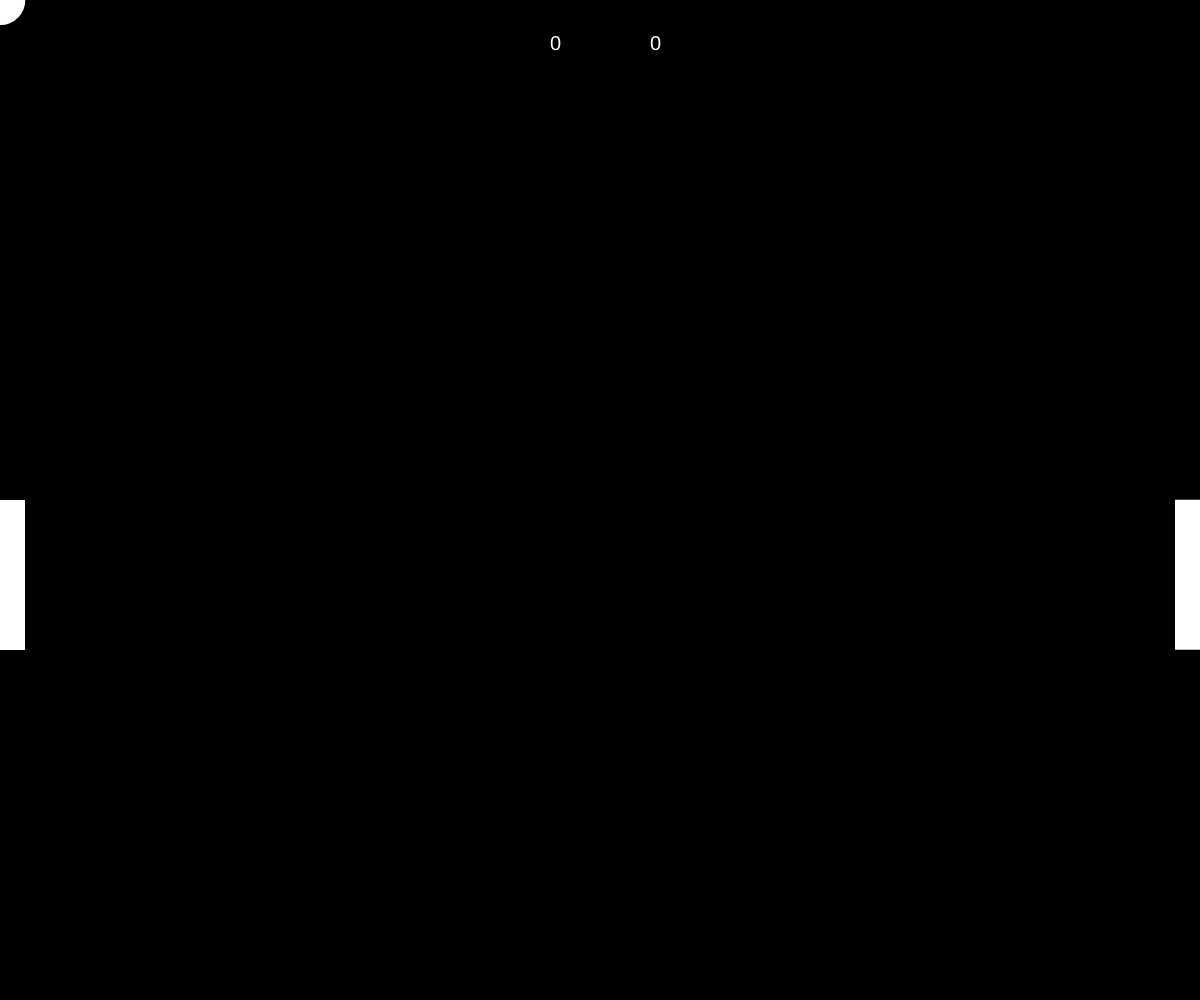
Frame 1 (no input)
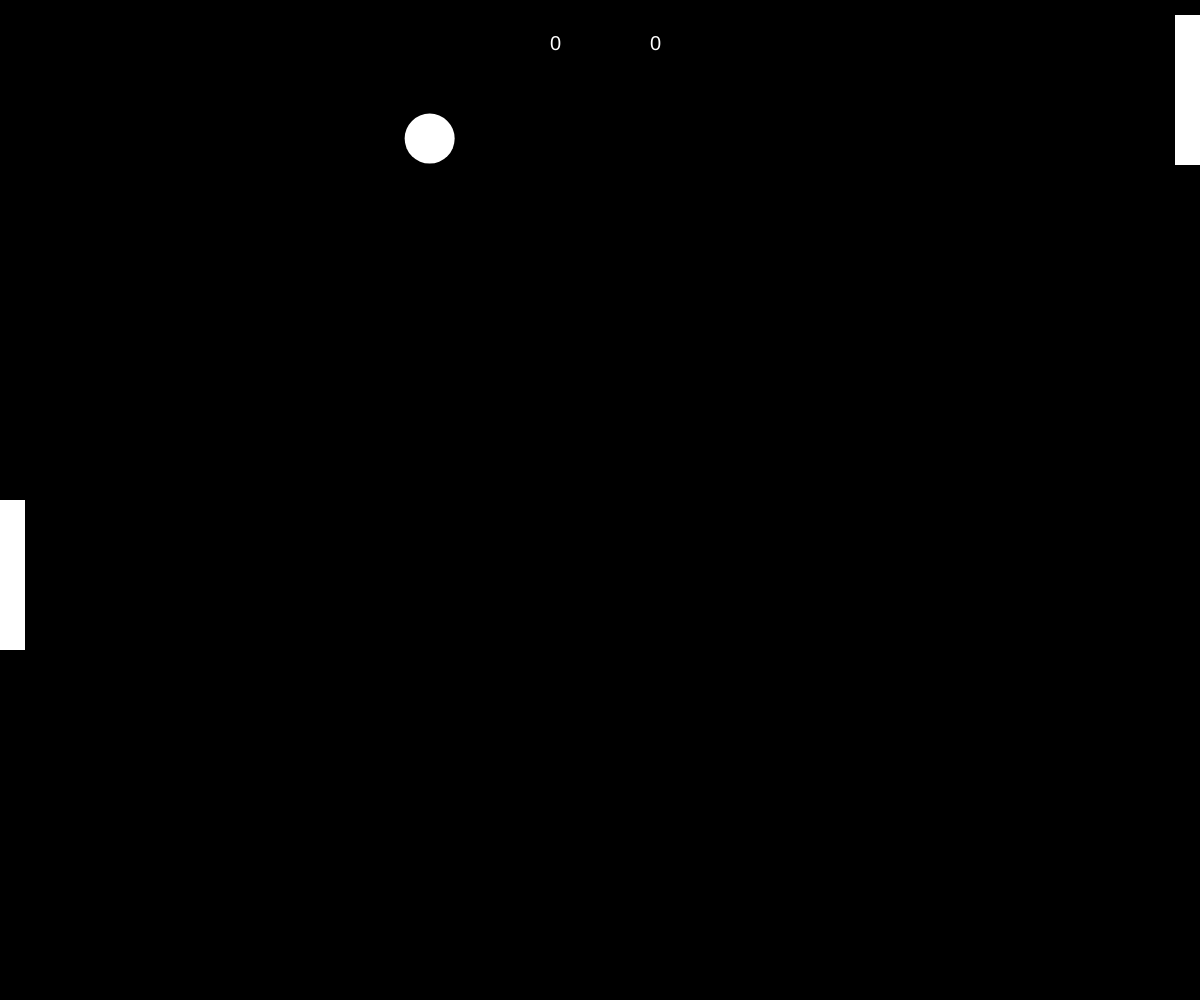
Frame 60 (no input)
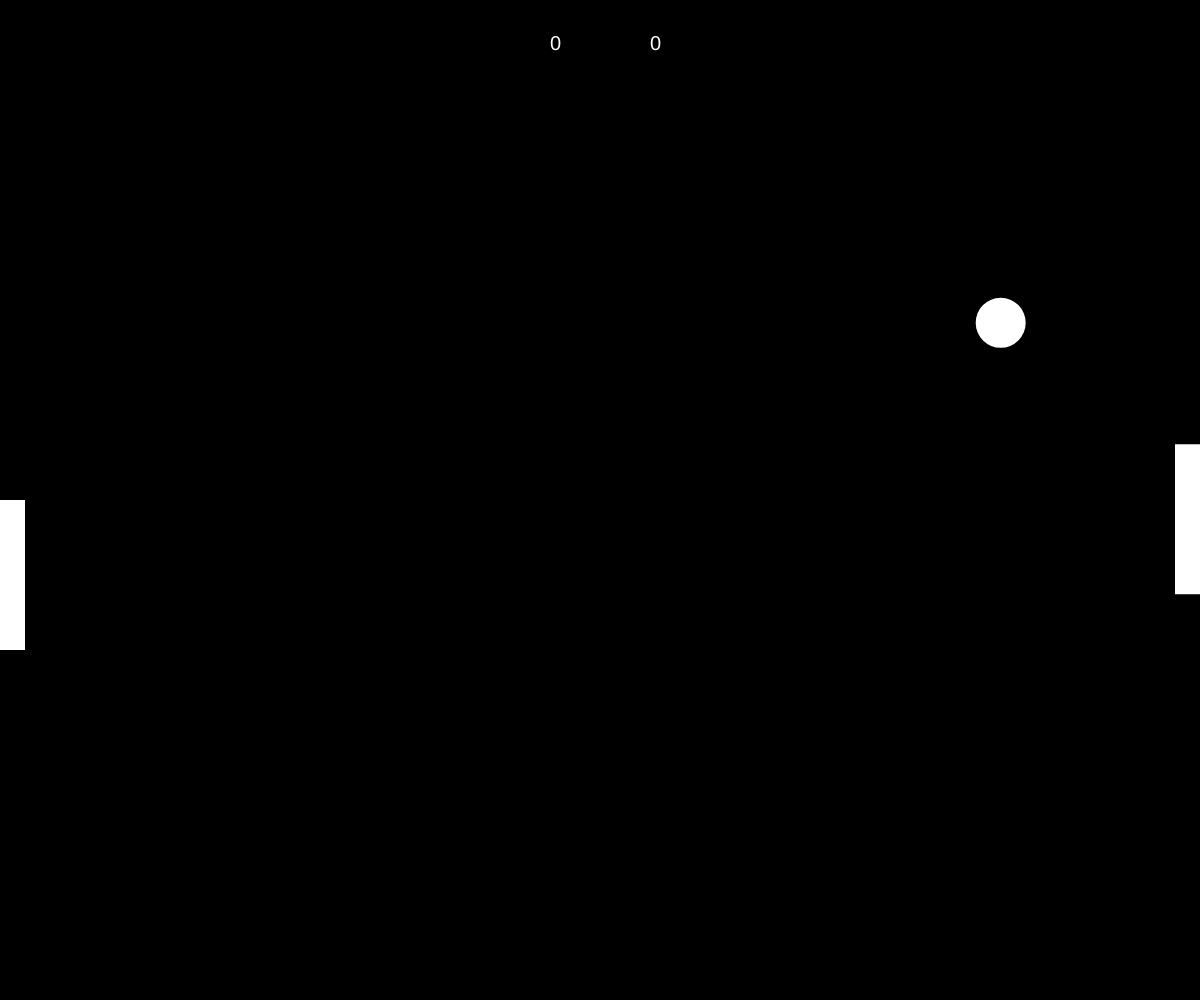
Frame 120 (the mouse pressed at the canvas centre since frame 60)

The p5.js sketch that drew these frames (run headless with seeded random() and noise() and a simulated clock; from frame 60 on, the mouse is pressed at the canvas centre):

// p5.js sketch
// ── sketch.js
var hero, ball;

function setup()
{
  createCanvas(windowWidth,windowHeight);
  //localizacion = createVector(100,100);
  //velocidad = createVector(0,0);
  hero = new Hero();
  ball = new Ball();
  enemigo = new Enemigo(ball.posicion);
}

function draw()
{
    background("#000");
    fill("#fff");
    if(keyIsPressed)
    {
      if(keyCode === UP_ARROW)
      {
         hero.subir();
      }
      else if(keyCode === DOWN_ARROW)
      {
        hero.bajar();
      }
    }
    hero.mostrar();
    ball.checarBordes();
    ball.checkCollision(hero.posicion,enemigo.posicion);
    ball.moverse();
    ball.dibujar();
    enemigo.mover();
    enemigo.dibujar();

    textSize(20);
    text(ball.scoreP, width/2-50, 50);
    text(ball.scoreE, width/2+50, 50);

}

// ── Ball.js
function Ball()
{
  this.posicion = createVector(0,0);
  this.velocidad = createVector(0,0);
  this.aceleracion= createVector(0.31,0.1);
  this.scoreE = 0;
  this.scoreP = 0;

  this.moverse = function()
  {
    this.velocidad.add(this.aceleracion);
    this.velocidad.limit(10);
    this.posicion.add(this.velocidad);


  }
  this.checarBordes = function()
  {
    if(this.posicion.x > width+50)
    {
      this.velocidad.x *= -0.2;
      this.aceleracion.x *= -1;
      this.posicion.x = width/2;
      this.posicion.y = height/2;
      this.velocidad.mult(0)
      this.scoreP++;
    }
    else if (this.posicion.x < -50)
    {
      this.velocidad.x *= -0.2;
      this.aceleracion.x *= -1;
      this.posicion.x = width/2;
      this.posicion.y = height/2;
      this.velocidad.mult(0);
      this.scoreE++;
    }
    if(this.posicion.y > height)
    {
      this.velocidad.y *= -0.2;
      this.aceleracion.y *= -1;
      this.posicion.y = height;
    }
    else if (this.posicion.y < 0)
    {
      this.velocidad.y *= -0.2;
      this.aceleracion.y *= -1;
      this.posicion.y = 0;
    }
  }
  this.dibujar = function()
  {
      noStroke();
      ellipse(this.posicion.x,this.posicion.y,50,50);
  }
  this.checkCollision = function(heroPos, enemigoPos)
  {
    this.hero = heroPos;
    this.enemigo = enemigoPos;
    if(this.posicion.y > this.hero.y
       && this.posicion.y < this.hero.y+150
       && this.posicion.x> 0
       && this.posicion.x < 50)
     {
       this.velocidad.x *= -0.2;
       this.aceleracion.x *= -1;
       this.posicion.x = 50;

     }
     if(this.posicion.y > this.enemigo.y
        && this.posicion.y < this.enemigo.y+150
        && this.posicion.x < width
        && this.posicion.x > width-50)
     {
       this.velocidad.x *= -0.2;
       this.aceleracion.x *= -1;
       this.posicion.x = width-50;

     }
  }
}

// ── Collisionador.js
function Collisionador(heroPos, ballPos)
{
  this.heroPos = heroPos;
  this.ballPos = ballPos;


}

// ── Enemigo.js
function Enemigo(ballPos)
{
  this.posicion = createVector(width,height/2);
  this.velocidad = createVector(0,0);
  this.aceleracion = createVector(0,0);
  this.dir = createVector(0,0);
  this.ballPos = ballPos;

  this.checarBordes = function()
  {
    if(this.posicion.y < 0)
    {
      this.posicion.y = 0;
      this.aceleracion.y *= -1;
      this.velocidad.y *= -0.3;
    }
    if(this.posicion.y+150 > height)
    {
      this.posicion.y = height-150;
      this.aceleracion.y *= -1;
      this.velocidad.y *= -0.3;
    }
  }

  this.mover = function()
  {
    this.dir = p5.Vector.sub(this.ballPos, this.posicion);
    this.dir.normalize();
    this.dir.mult(0.8);
    this.checarBordes();
    this.aceleracion = this.dir;
    this.velocidad.add(this.aceleracion);
    this.posicion.add(this.velocidad);
  }
  this.dibujar = function()
  {
    rect(width-25,this.posicion.y,25,150);
  }
}

// ── hero.js
function Hero()
{
  this.posicion =  createVector(0,height/2);
  this.velocidad = createVector(0,0);
  this.aceleracion = createVector(0,0.8);

  this.acelerar = function()
  {
    this.velocidad.add(this.aceleracion);
    this.velocidad.limit(10);
  }

  this.bajar = function()
  {
    this.acelerar();
    if(this.posicion.y + 150 < height)
    {
      this.posicion.add(this.velocidad);
    }
    else
    {
        this.velocidad.mult(0)
    }
  }
  this.subir = function()
  {
    this.acelerar();
    if (this.posicion.y > 0)
    {
      this.posicion.sub(this.velocidad);
    }
    else
    {
        this.velocidad.mult(0)
    }
  }
  this.mostrar= function()
  {
    noStroke();
    rect(this.posicion.x,this.posicion.y,25,150);
  }
}
